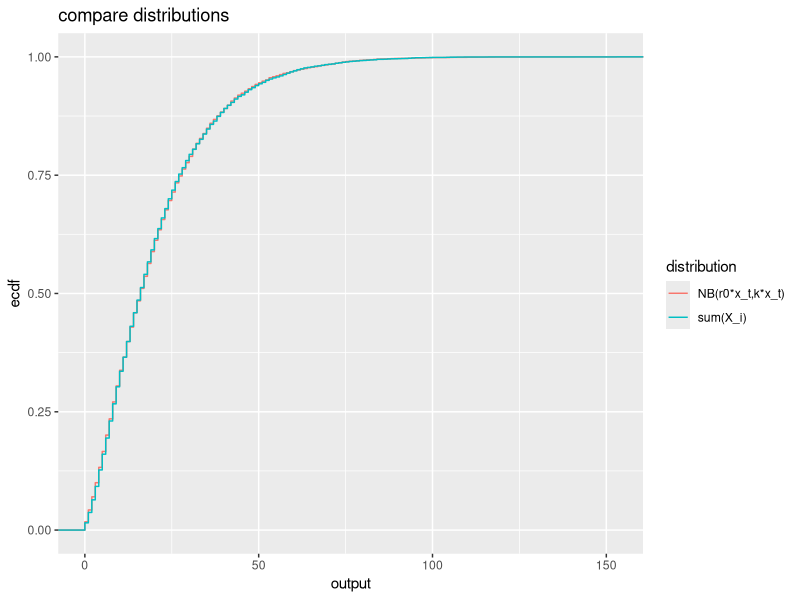

Write the R code that produced this figure.
## ---- chunk 1
knitr::opts_chunk$set(echo = FALSE)
library(tidyverse)
## ---- chunk 2
# numerically test claim that the previous two distributions are the same
test <- tibble("sum(X_i)" = replicate(10000, sum(rnbinom(n = 10, mu = 2, size = 0.16))),
       "NB(r0*x_t,k*x_t)" = replicate(10000, rnbinom(n = 1, mu = 10 * 2, size = 10 * 0.16)) ) %>%
  pivot_longer(cols = 1:2,
               names_to = "distribution",
               values_to = "output")
# ggplot(test) +
#   geom_density(aes(output, fill = distribution), alpha = 0.5)

ggplot(test) +
  stat_ecdf(aes(x = output, col = distribution)) +
  labs(title = "compare distributions")
